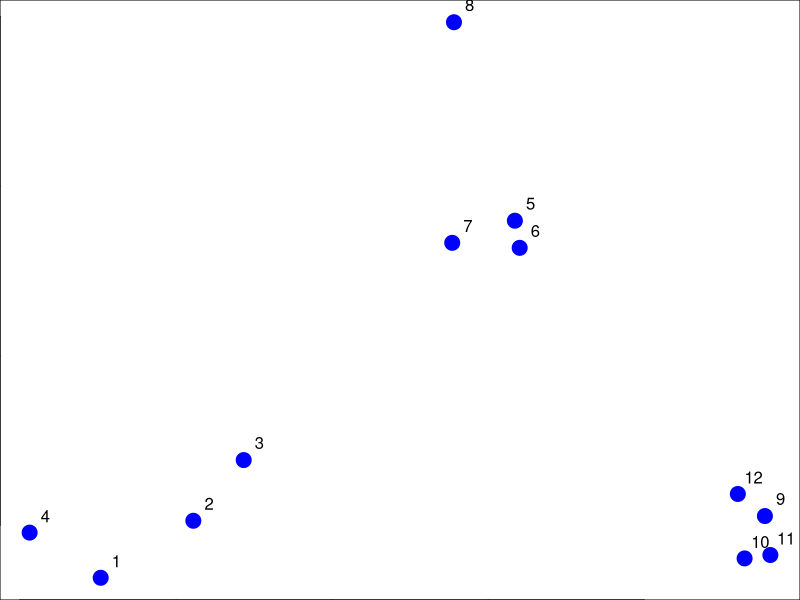
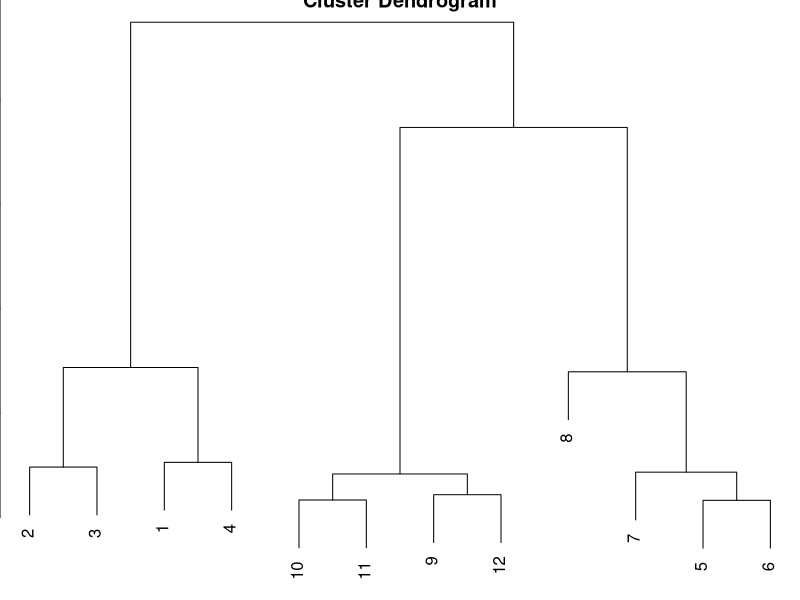
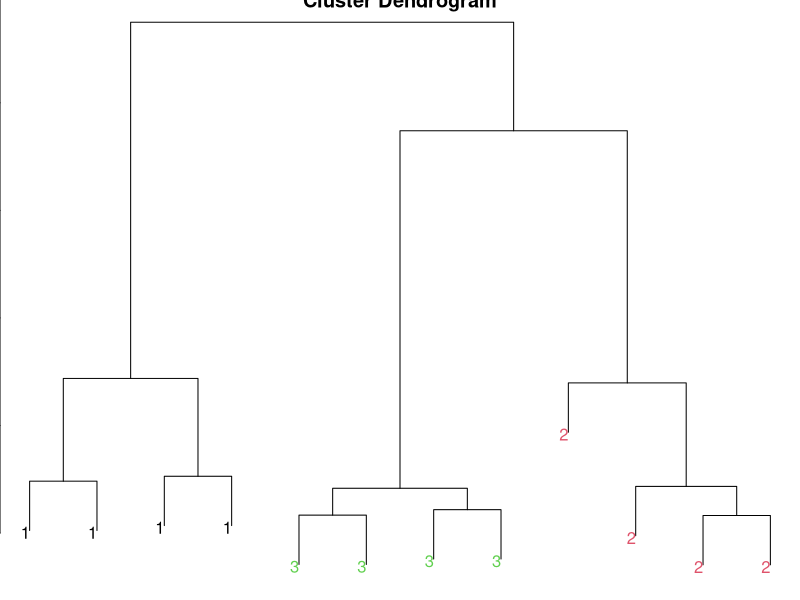
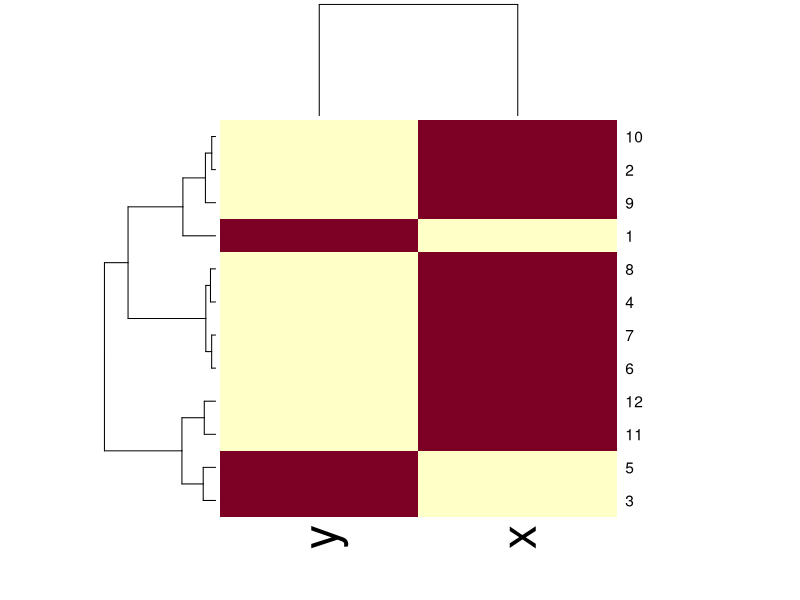
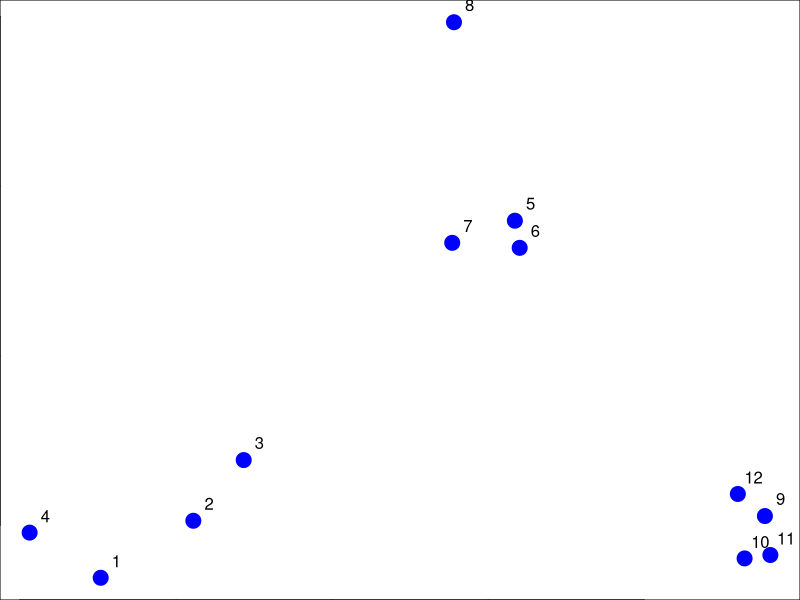

Generate these figures, in order, with R:
## Example on measuring distances types .. i.e. eucledian dist, manhattan dist ..

set.seed(1234)
par(mar = c(0, 0, 0, 0))
x <- rnorm(12, mean = rep(1:3, each = 4), sd = 0.2)
# each ==> non-negative integer. Each element of x is repeated each times. 
          #Other inputs will be coerced to an integer or double vector and the first element taken. 
          #Treated as 1 if NA or invalid.
          # i.e. number of generated points each time


y <- rnorm(12, mean = rep(c(1, 2, 1), each = 4), sd = 0.2)
## c(1, 2, 1): this one determines the position of the points .. to form a cluster
plot(x, y, col = "blue", pch = 19, cex = 2)

text(x + 0.05, y + 0.05, labels = as.character(1:12))


dataFrame <- data.frame(x = x, y = y)
dataFrame
distxy <- dist(dataFrame) ## distance matrix

## clustering and plotting dendogram 
hClustering <- hclust(distxy)
plot(hClustering)


## plotting prettier dendograms ..
myplclust <- function(hclust, lab = hclust$labels, lab.col = rep(1, length(hclust$labels)), hang = 0.1, ...)
{
  y <- rep(hclust$height, 2)
  x <- as.numeric(hclust$merge)
  y <- y[which(x < 0)]
  x <- x[which(x < 0)]
  x <- abs(x)
  y <- y[order(x)]
  x <- x[order(x)]
  plot(hclust, labels = FALSE, hang = hang, ...)
  text(x = x, y = y[hclust$order] - (max(hclust$height)*hang), labels = lab[hclust$order], col = lab.col[hclust$order], str = 90, adj = c(1, 0.5), xpd = NA, ...)
}

myplclust(hClustering, lab = rep(1:3, each = 4), lab.col = rep(1:3, each = 4)) ## is not work properly ! .. expected to plot colored clusters

## ------------------------------------------------

## heatmap function ..
## to visualize the data in a shape of horizontal dendogram 
## it runs hierarchical clustering on a rows of the table then the columns of the table ..

dataFrame <- data.frame(x = x, y = y)
dataFrame
set.seed(143)
dataMatrix <- as.matrix(dataFrame)[sample(1:12),]
dataMatrix
heatmap(dataMatrix)

## to check the plotting results ..
plot(dataMatrix[,1], dataMatrix[,2], col = "blue", pch = 19, cex = 2)
text(x + 0.05, y + 0.05, labels = as.character(1:12))

## end of lesson # 1
